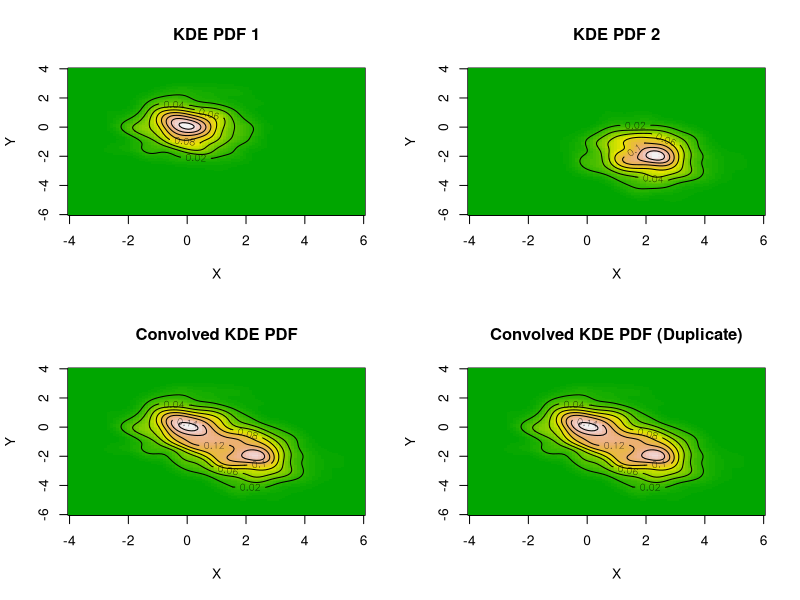

Recreate this plot in R.
# Load necessary library
library(ks)

# Generate sample data
set.seed(123)
n <- 500
data1 <- cbind(rnorm(n, mean = 0, sd = 1), rnorm(n, mean = 0, sd = 1))
data2 <- cbind(rnorm(n, mean = 2, sd = 1), rnorm(n, mean = -2, sd = 1))

# Compute KDEs using a common grid
H1 <- Hpi(data1)
H2 <- Hpi(data2)

# Define a common grid range
xmin <- c(-4, -6)
xmax <- c(6, 4)
gridsize <- c(100, 100) # Ensures both KDEs use the same resolution

# Compute KDEs
kde1 <- kde(data1, H = H1, xmin = xmin, xmax = xmax, gridsize = gridsize)
kde2 <- kde(data2, H = H2, xmin = xmin, xmax = xmax, gridsize = gridsize)

# Convolve the two KDEs by summing their density estimates
convolved_density <- kde1$estimate + kde2$estimate

# Extract the grid points
x_grid <- kde1$eval.points[[1]]
y_grid <- kde1$eval.points[[2]]

# Plot PDFs
par(mfrow = c(2, 2)) # Arrange plots in a 2x2 grid

# Plot first KDE PDF
image(x_grid, y_grid, kde1$estimate,
    col = terrain.colors(50), main = "KDE PDF 1", xlab = "X", ylab = "Y"
)
contour(x_grid, y_grid, kde1$estimate, add = TRUE)

# Plot second KDE PDF
image(x_grid, y_grid, kde2$estimate,
    col = terrain.colors(50), main = "KDE PDF 2", xlab = "X", ylab = "Y"
)
contour(x_grid, y_grid, kde2$estimate, add = TRUE)

# Plot convolved KDE PDF
image(x_grid, y_grid, convolved_density,
    col = terrain.colors(50), main = "Convolved KDE PDF", xlab = "X", ylab = "Y"
)
contour(x_grid, y_grid, convolved_density, add = TRUE)

# Plot again to verify consistency
image(x_grid, y_grid, convolved_density,
    col = terrain.colors(50), main = "Convolved KDE PDF (Duplicate)", xlab = "X", ylab = "Y"
)
contour(x_grid, y_grid, convolved_density, add = TRUE)

# Reset plotting layout
par(mfrow = c(1, 1))
